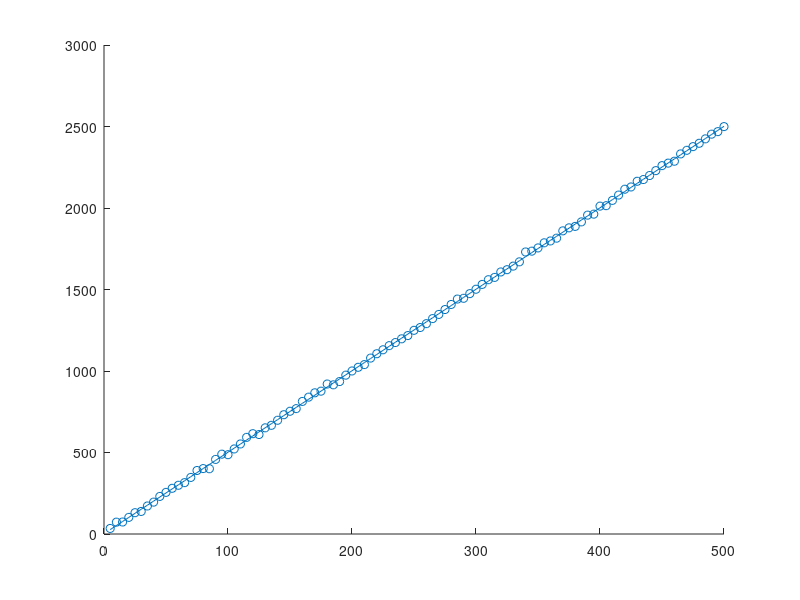

Source code (MATLAB):
pkg  load statisticsclose all% configuro la semilla inicial del proceso aleatorio uniformerandn ("seed", 123);% numero de simulacionesN=100;% simular una variable XX = 5*linspace(1,N,N)';% ruidosigma = 10;W = sigma * randn(N,1);% genero la variable aleatoria Y = 5X + WY = 5*X + W;% matriz de regresion linealA = [X    ones(N,1)];% coeficientes de regresion linealbeta = pinv(A)*Y% estimacion de Y=5XY_hat = A*beta;scatter(X,Y)hold onplot(X,Y_hat)% otra formabeta1 = (X'*Y - 1/N * X'*((Y'*ones(N,1))*ones(N,1)))/(X'*X - 1/N * (X'*ones(N,1))^2);beta0 = mean(Y) - beta1*mean(X)';beta2 = [beta1 ; beta0]